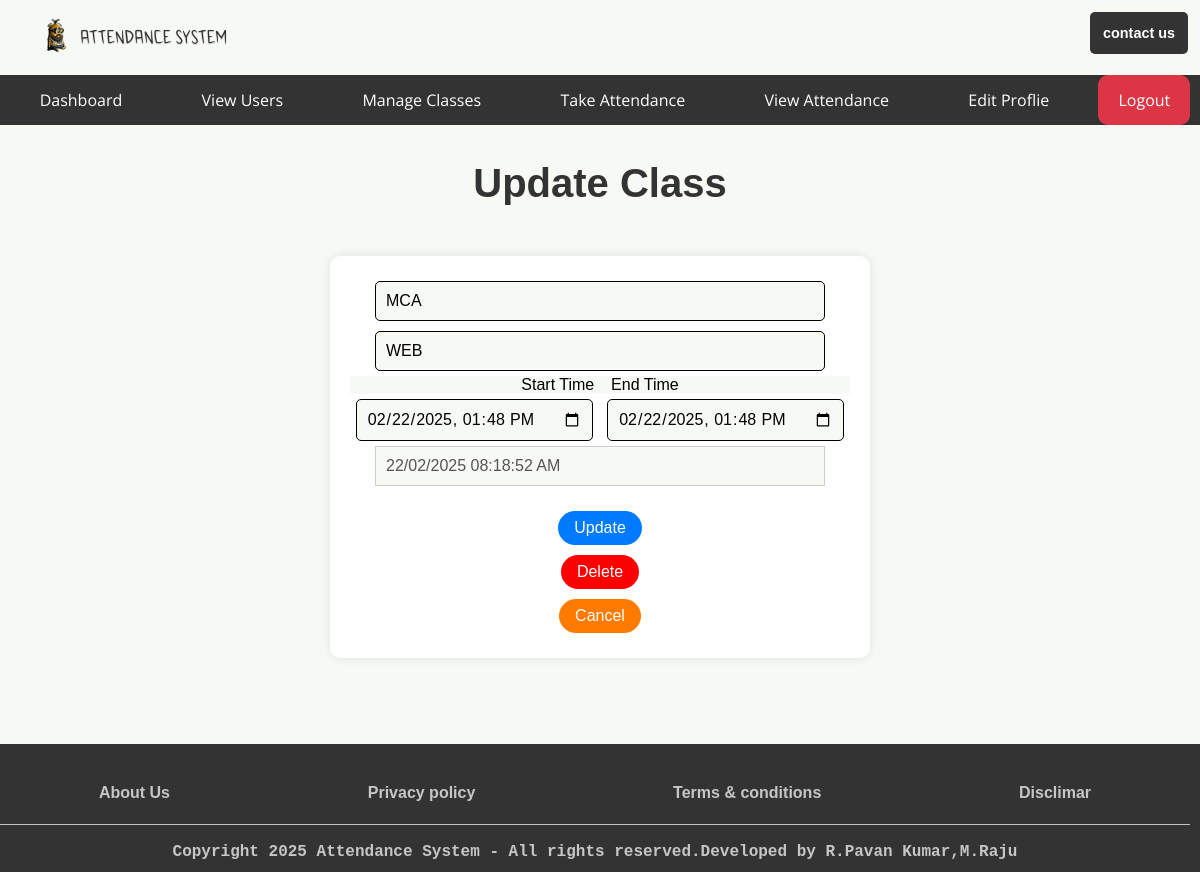
The page /teacher/update/1 (signed in) on the database as committed earlier.
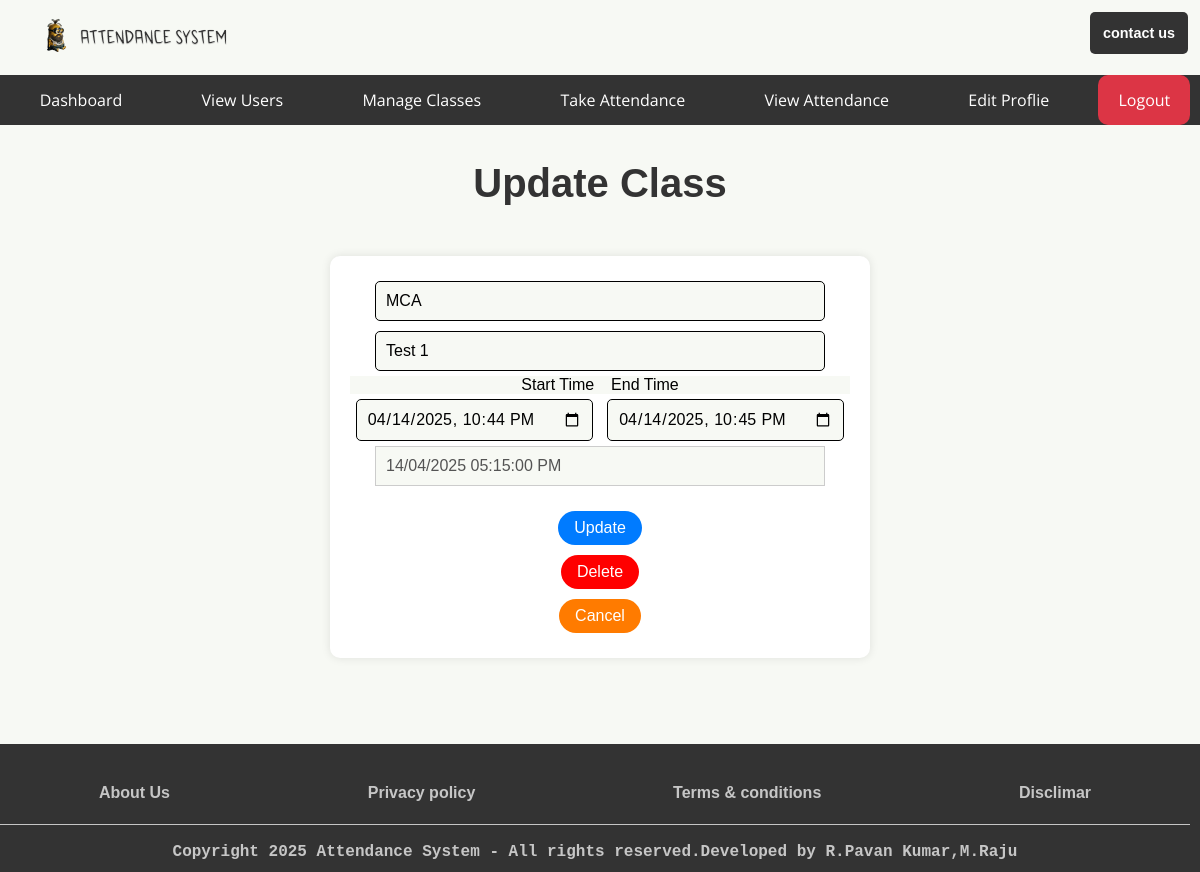
The same page on the database as committed later.
### app.py (models this page shows, shortened)
class SubjectsClasses(db.Model):  # Renamed to SubjectsClasses
    id = db.Column(db.Integer, primary_key=True)
    Branch = db.Column(db.String(200), nullable=False)
    Subject = db.Column(db.String(200), nullable=False)
    Start_Time = db.Column(db.DateTime, nullable=False)
    End_Time = db.Column(db.DateTime, nullable=False)
    date_created = db.Column(db.DateTime, default=datetime.utcnow)
    completed = db.Column(db.Integer, default=0)

### app.py (the view, shortened to what this page needs)
@app.route('/<role>/update/<int:id>', methods=['GET', 'POST'])
@role_required(['admin', 'teacher'])  # Allow both admin and teacher to update
def update_class(role, id):
    subject = SubjectsClasses.query.get_or_404(id)  # Use get_or_404 for better error handling
    return render_template(f'auth/dashboards/{role}/update_class.html', subject=subject, role=role)

### app.py (called while the page is built)
def role_required(roles):
    if not isinstance(roles, list):
        roles = [roles]  # Ensure roles is a list
    def decorator(func):
        @wraps(func)
        def wrapper(*args, **kwargs):
            if 'username' not in session:
                return redirect(url_for('login'))
            user = User.query.filter_by(username=session['username']).first()
            if user.role not in roles:  # Check if the user's role is in the allowed roles list
                return redirect(url_for('index'))  # Redirect to the home page if unauthorized
            return func(*args, **kwargs)
        return wrapper
    return decorator

### templates/auth/dashboards/teacher/update_class.html (shortened to what this page needs)
{% extends 'base/base_teacher.html' %}
{% block body %}
<main>
    <h1>Update Class</h1>
    <div class="div-sec">
        <form action="{{ url_for('update_class', role=role, id=subject.id) }}" id="form-sec" method="POST">
            <input type="text" name="branch" id="text-sec" value="{{ subject.Branch }}" required />
            <input type="text" name="subject" id="text-sec" value="{{ subject.Subject }}" required />
            <br /><p> Start Time &ensp; End Time </p>
            <input type="datetime-local" name="start_time" id="start_time" value="{{ subject.Start_Time.strftime('%Y-%m-%dT%H:%M') }}" required />
            <input type="datetime-local" name="end_time" id="end_time" value="{{ subject.End_Time.strftime('%Y-%m-%dT%H:%M') }}" required />
            <input type="text" name="date_created" value="{{ subject.date_created.strftime('%d/%m/%Y %I:%M:%S %p') }}" disabled />
            <input type="submit" value="Update" id="update" />
        </form>
        <form action="{{ url_for('delete_class', role=role, id=subject.id) }}" method="POST" id="form-sec" onsubmit="return confirm('Are you sure you want to delete this class?');">
            <button type="submit" class="delete">Delete</button>
        </form>
        <a href="{{ url_for('manage_classes', role=role) }}" class="cancel">Cancel</a>
    </div>
</main>
{% endblock body %}

Rows that differ between the two databases and show on the page:
changed SubjectsClasses "MCA": subject "WEB" → "Test 1"; start_time "02/22/2025 13:48" → "04/14/2025 22:44"; end_time "02/22/2025 13:48" → "04/14/2025 22:45"; date_created "22/02/2025 08:18:52 AM" → "14/04/2025 05:15:00 PM"
